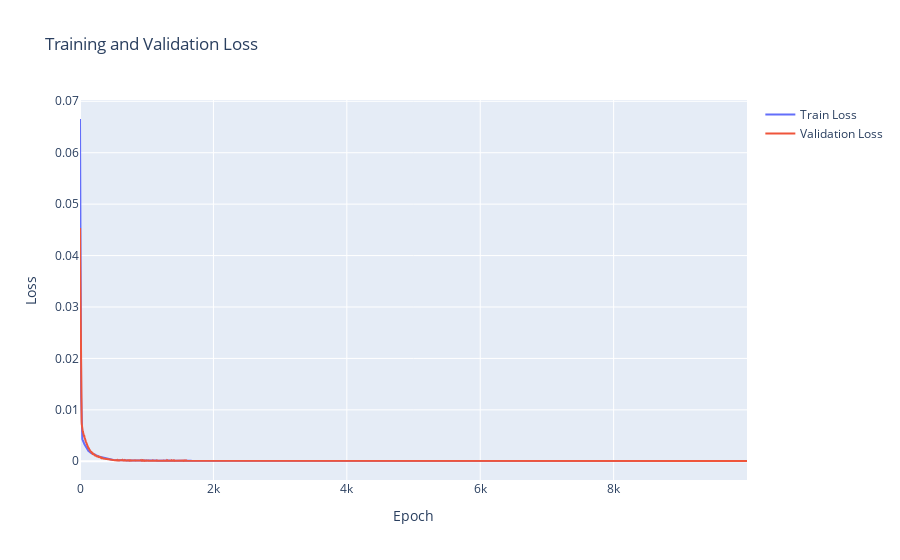

Source (notebook cell):
### Code cell
fig = go.Figure()
fig.add_trace(go.Scatter(x=np.arange(len(train_losses)), y=train_losses, mode='lines', name='Train Loss'))
fig.add_trace(go.Scatter(x=np.arange(len(val_losses)), y=val_losses, mode='lines', name='Validation Loss'))
fig.update_layout(title='Training and Validation Loss', xaxis_title='Epoch', yaxis_title='Loss')
fig.show()

### Figure 1 — Plotly figure (JSON) as saved in the notebook; plotly's stock layout.template omitted (floating-point values rounded to 4 significant figures; data arrays with more than 128 entries replaced by an {"elided": "..."} marker saying what was removed)
{"data": [{"mode": "lines", "name": "Train Loss", "type": "scatter", "x": {"elided": "10000 int values"}, "y": {"elided": "10000 float values"}}, {"mode": "lines", "name": "Validation Loss", "type": "scatter", "x": {"elided": "10000 int values"}, "y": {"elided": "10000 float values"}}], "layout": {"title": {"text": "Training and Validation Loss"}, "xaxis": {"title": {"text": "Epoch"}}, "yaxis": {"title": {"text": "Loss"}}}}
